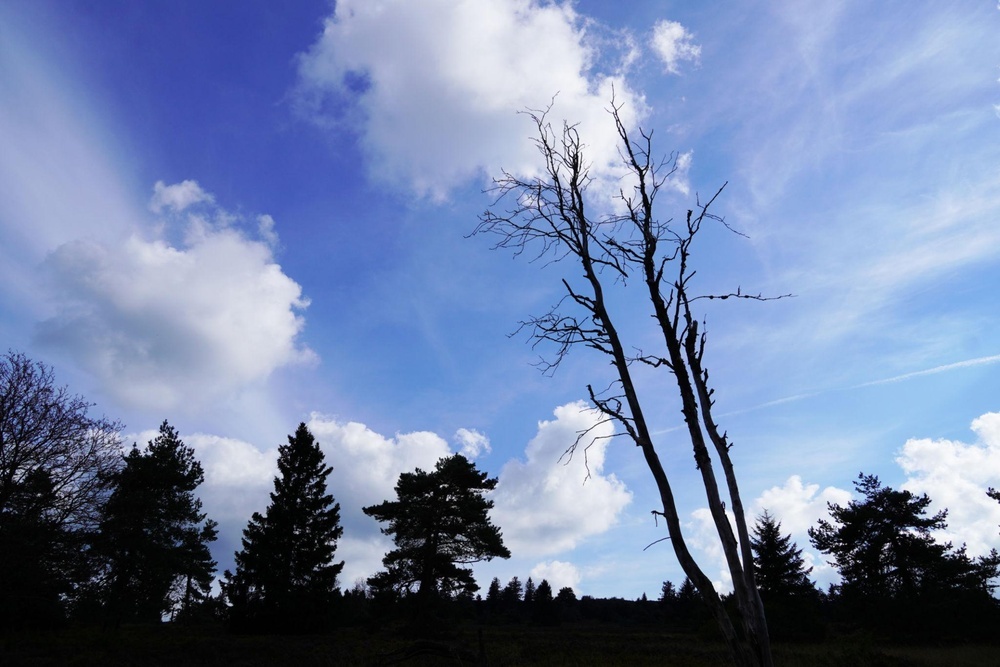
#> input picture images/original3.jpg, 1000 x 667 px, shrunk from 2048 x 1365 before the run
$ python lesson8.py
#> lines starting #> are read from the running program, lines starting #| are printed output that depends on the picture
import cv2
import matplotlib.pyplot as plt

# Resmi gri olarak oku
image = cv2.imread("../images/original3.jpg",0)
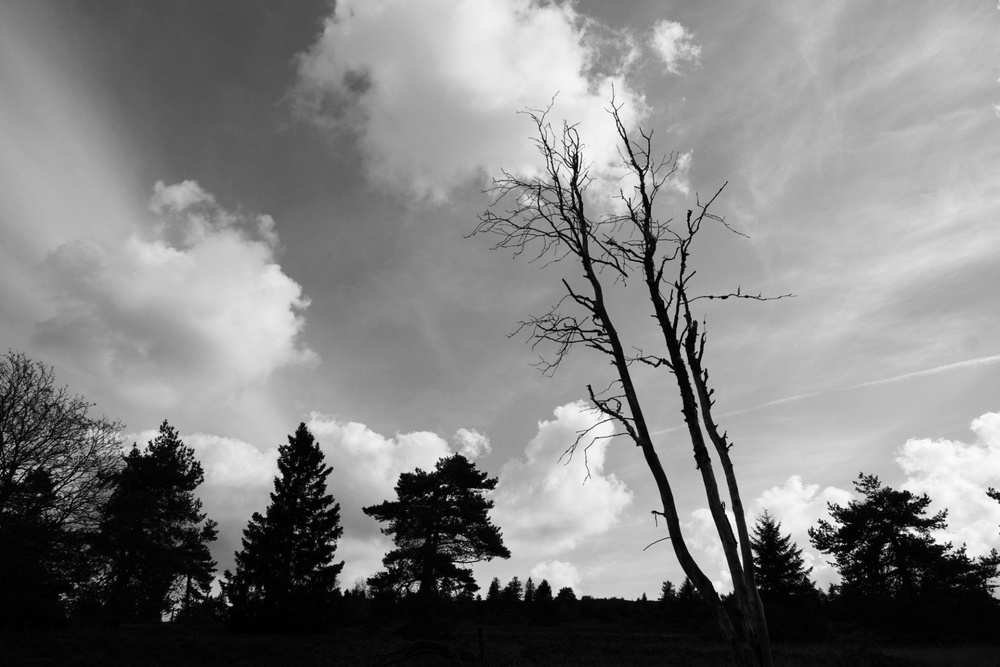
#> image: shape (667, 1000); min 0, max 255, mean 129.4

# Histogram Equalization uygula
equalized = cv2.equalizeHist(image)
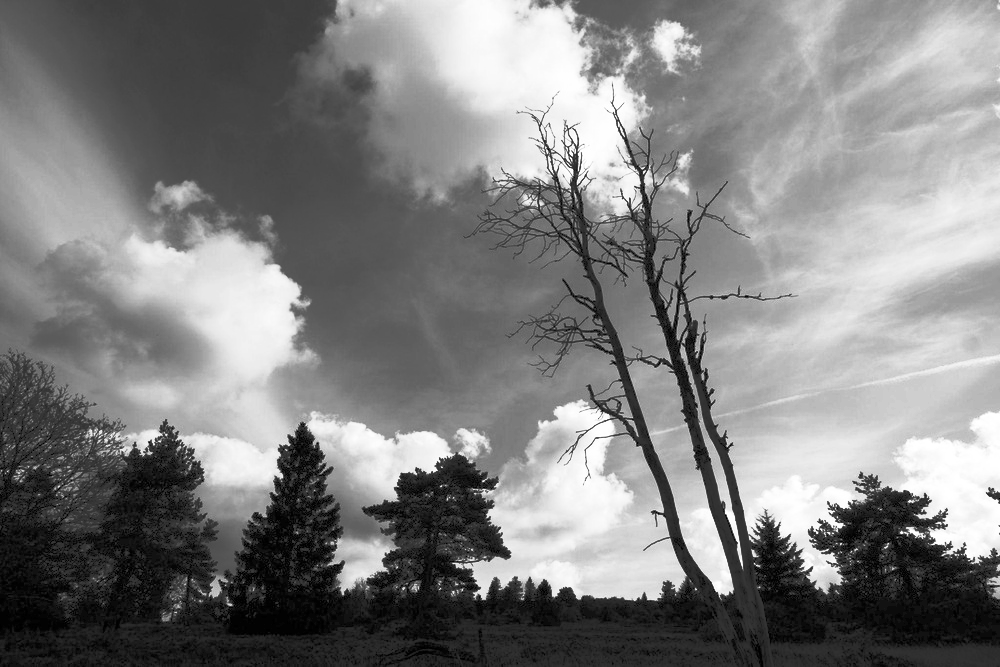
#> equalized: shape (667, 1000); min 0, max 255, mean 128

# Kaydet
cv2.imwrite("../outputs/equalized.jpg", equalized)

# Yan yana göster
plt.figure(figsize=(12,5))

plt.subplot(1,2,1)
plt.imshow(image, cmap="gray")
plt.title("Original")
plt.axis("off")

plt.subplot(1,2,2)
plt.imshow(equalized, cmap="gray")
plt.title("Equalized")
plt.axis("off")

plt.show()
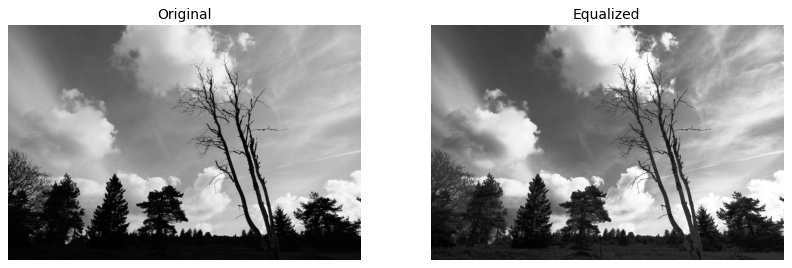
#> figure drawn by matplotlib, 2 panels

plt.figure(figsize=(12,8))

plt.subplot(2,2,1)
plt.imshow(image,cmap="gray")
plt.title("Original")
plt.axis("off")

plt.subplot(2,2,2)
plt.imshow(equalized,cmap="gray")
plt.title("Equalized")
plt.axis("off")

plt.subplot(2,2,3)
plt.hist(image.ravel(),256,[0,256])
plt.title("Original Histogram")

plt.subplot(2,2,4)
plt.hist(equalized.ravel(),256,[0,256])
plt.title("Equalized Histogram")

plt.tight_layout()

plt.show()
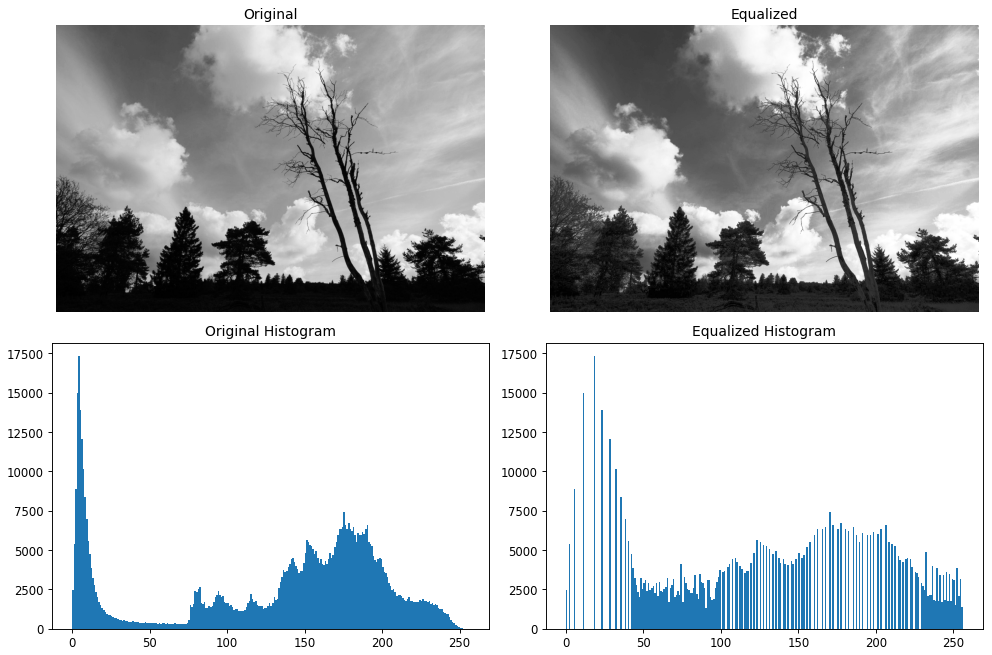
#> figure drawn by matplotlib, 4 panels; panel 3: tallest bar 17303 high, from x = 4 to 5; panel 4: tallest bar 17303 high, from x = 18 to 19

$ run again, with images/original2.jpg copied over images/original3.jpg
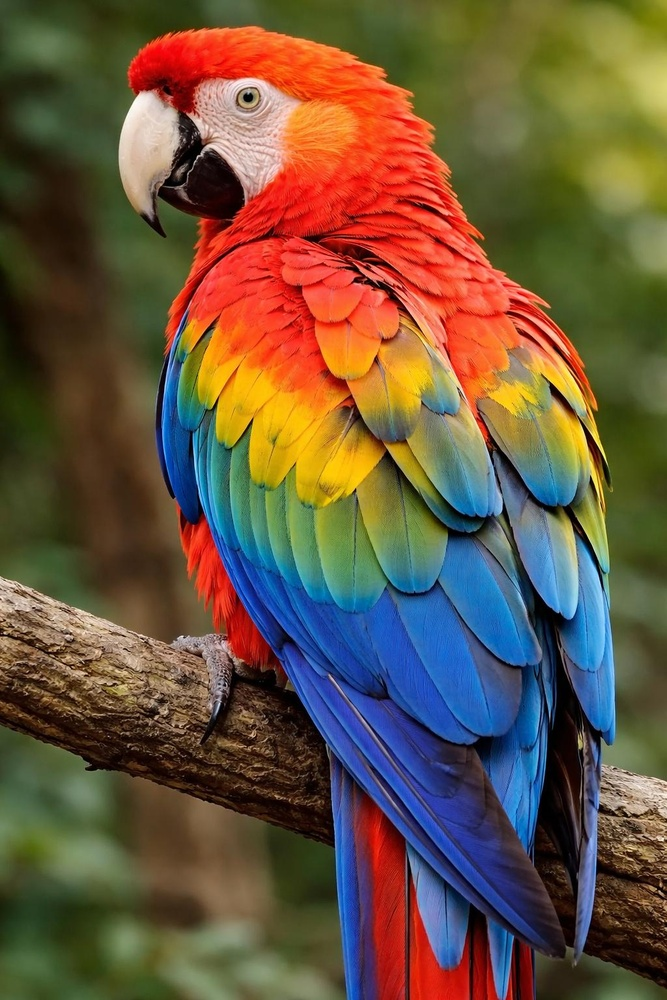
#> input picture images/original2.jpg, 667 x 1000 px, shrunk from 1024 x 1536 before the run
#> `equalized = cv2.equalizeHist(image)`:
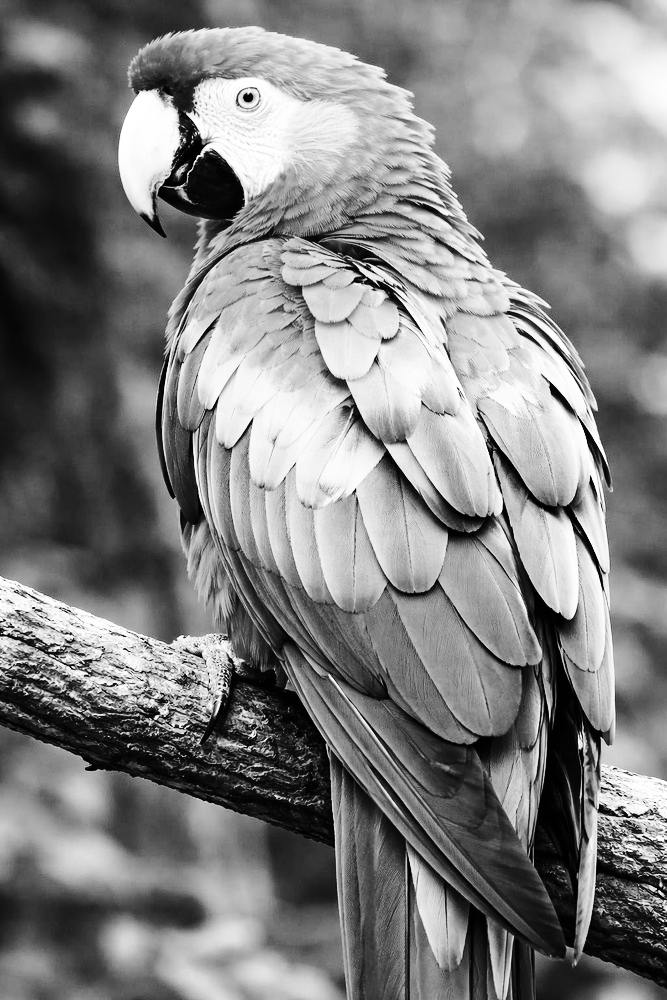
#> equalized: shape (1000, 667); min 0, max 255, mean 128.2
#> `plt.show()`:
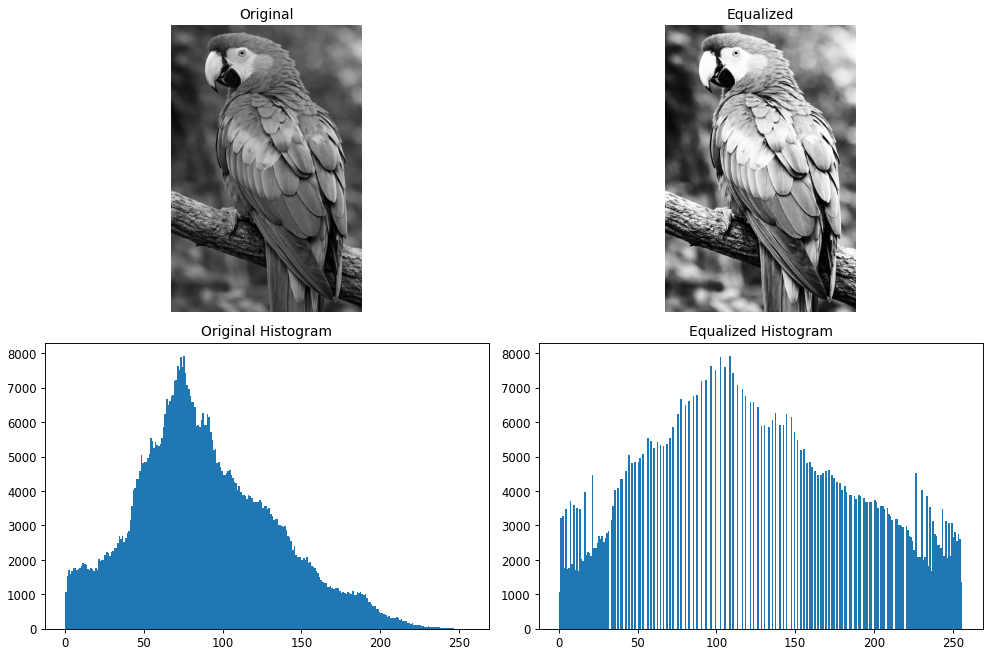
#> figure drawn by matplotlib, 4 panels; panel 3: tallest bar 7914 high, from x = 75 to 76; panel 4: tallest bar 7914 high, from x = 108 to 109

$ run again, with images/original.jpg copied over images/original3.jpg
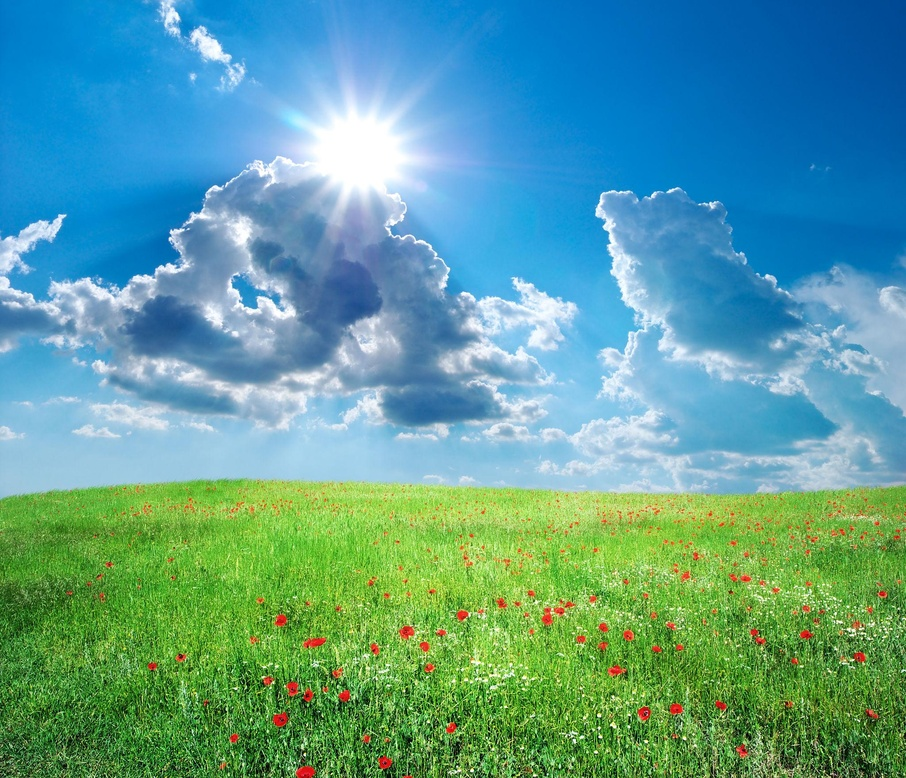
#> input picture images/original.jpg, 906 x 778 px, shrunk from 2048 x 1759 before the run
#> `equalized = cv2.equalizeHist(image)`:
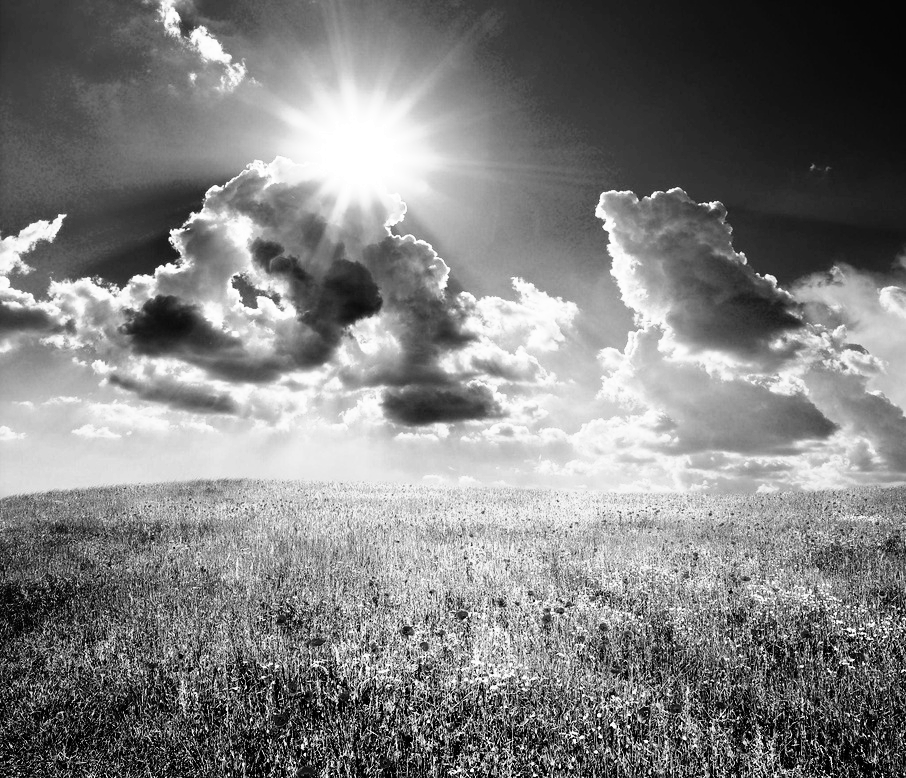
#> equalized: shape (778, 906); min 0, max 255, mean 128.3
#> `plt.show()`:
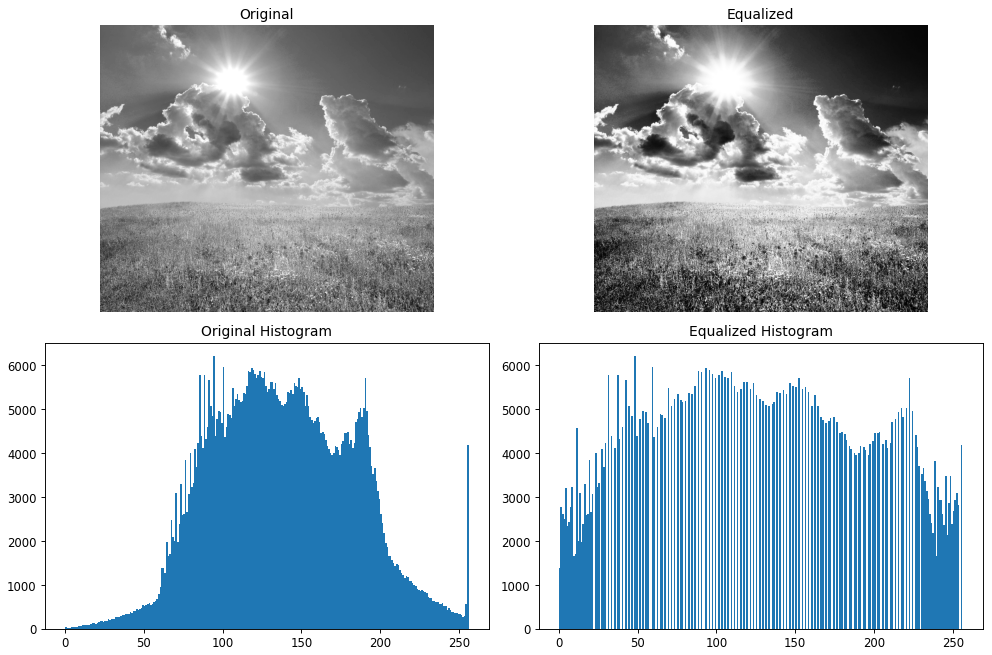
#> figure drawn by matplotlib, 4 panels; panel 3: tallest bar 6209 high, from x = 94 to 95; panel 4: tallest bar 6209 high, from x = 48 to 49
